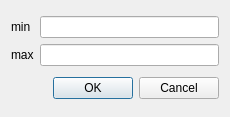
<?xml version="1.0" encoding="UTF-8"?>
<ui version="4.0">
 <class>GDialog</class>
 <widget class="QDialog" name="GDialog">
  <property name="geometry">
   <rect>
    <x>0</x>
    <y>0</y>
    <width>230</width>
    <height>117</height>
   </rect>
  </property>
  <property name="windowTitle">
   <string>greyscale</string>
  </property>
  <layout class="QVBoxLayout" name="verticalLayout">
   <item>
    <layout class="QGridLayout" name="gridLayout">
     <item row="0" column="0">
      <widget class="QLabel" name="minvv">
       <property name="text">
        <string>min</string>
       </property>
      </widget>
     </item>
     <item row="1" column="0">
      <widget class="QLabel" name="maxvv">
       <property name="text">
        <string>max</string>
       </property>
      </widget>
     </item>
     <item row="0" column="1">
      <widget class="QLineEdit" name="minv"/>
     </item>
     <item row="1" column="1">
      <widget class="QLineEdit" name="maxv"/>
     </item>
    </layout>
   </item>
   <item>
    <widget class="QDialogButtonBox" name="buttonBox">
     <property name="orientation">
      <enum>Qt::Horizontal</enum>
     </property>
     <property name="standardButtons">
      <set>QDialogButtonBox::Cancel|QDialogButtonBox::Ok</set>
     </property>
    </widget>
   </item>
  </layout>
 </widget>
 <resources/>
 <connections>
  <connection>
   <sender>buttonBox</sender>
   <signal>accepted()</signal>
   <receiver>GDialog</receiver>
   <slot>accept()</slot>
   <hints>
    <hint type="sourcelabel">
     <x>248</x>
     <y>254</y>
    </hint>
    <hint type="destinationlabel">
     <x>157</x>
     <y>274</y>
    </hint>
   </hints>
  </connection>
  <connection>
   <sender>buttonBox</sender>
   <signal>rejected()</signal>
   <receiver>GDialog</receiver>
   <slot>reject()</slot>
   <hints>
    <hint type="sourcelabel">
     <x>316</x>
     <y>260</y>
    </hint>
    <hint type="destinationlabel">
     <x>286</x>
     <y>274</y>
    </hint>
   </hints>
  </connection>
 </connections>
</ui>
